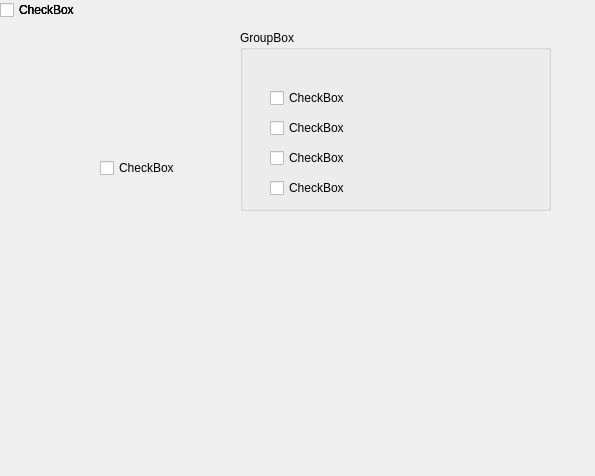
<?xml version="1.0" encoding="UTF-8"?>
<ui version="4.0">
 <class>Dialog</class>
 <widget class="QDialog" name="Dialog">
  <property name="geometry">
   <rect>
    <x>0</x>
    <y>0</y>
    <width>595</width>
    <height>476</height>
   </rect>
  </property>
  <property name="windowTitle">
   <string>Dialog</string>
  </property>
  <widget class="QCheckBox" name="checkBox">
   <property name="enabled">
    <bool>true</bool>
   </property>
   <property name="toolTipDuration">
    <number>2</number>
   </property>
   <property name="text">
    <string>CheckBox</string>
   </property>
   <property name="iconSize">
    <size>
     <width>16</width>
     <height>16</height>
    </size>
   </property>
   <property name="checked">
    <bool>false</bool>
   </property>
   <property name="autoRepeatDelay">
    <number>300</number>
   </property>
  </widget>
  <widget class="QCheckBox" name="checkBox_2">
   <property name="enabled">
    <bool>true</bool>
   </property>
   <property name="toolTipDuration">
    <number>2</number>
   </property>
   <property name="text">
    <string>CheckBox</string>
   </property>
   <property name="iconSize">
    <size>
     <width>16</width>
     <height>16</height>
    </size>
   </property>
   <property name="checked">
    <bool>false</bool>
   </property>
   <property name="autoRepeatDelay">
    <number>300</number>
   </property>
  </widget>
  <widget class="QCheckBox" name="checkBox_3">
   <property name="enabled">
    <bool>true</bool>
   </property>
   <property name="toolTipDuration">
    <number>2</number>
   </property>
   <property name="text">
    <string>CheckBox</string>
   </property>
   <property name="iconSize">
    <size>
     <width>16</width>
     <height>16</height>
    </size>
   </property>
   <property name="checked">
    <bool>false</bool>
   </property>
   <property name="autoRepeatDelay">
    <number>300</number>
   </property>
  </widget>
  <widget class="QCheckBox" name="checkBox_4">
   <property name="enabled">
    <bool>true</bool>
   </property>
   <property name="geometry">
    <rect>
     <x>100</x>
     <y>160</y>
     <width>81</width>
     <height>16</height>
    </rect>
   </property>
   <property name="toolTipDuration">
    <number>2</number>
   </property>
   <property name="text">
    <string>CheckBox</string>
   </property>
   <property name="iconSize">
    <size>
     <width>16</width>
     <height>16</height>
    </size>
   </property>
   <property name="checked">
    <bool>false</bool>
   </property>
   <property name="autoRepeatDelay">
    <number>300</number>
   </property>
  </widget>
  <widget class="QGroupBox" name="groupBox">
   <property name="geometry">
    <rect>
     <x>240</x>
     <y>30</y>
     <width>311</width>
     <height>181</height>
    </rect>
   </property>
   <property name="title">
    <string>GroupBox</string>
   </property>
   <widget class="QCheckBox" name="checkBox_5">
    <property name="enabled">
     <bool>true</bool>
    </property>
    <property name="geometry">
     <rect>
      <x>30</x>
      <y>120</y>
      <width>81</width>
      <height>16</height>
     </rect>
    </property>
    <property name="toolTipDuration">
     <number>2</number>
    </property>
    <property name="text">
     <string>CheckBox</string>
    </property>
    <property name="iconSize">
     <size>
      <width>16</width>
      <height>16</height>
     </size>
    </property>
    <property name="checked">
     <bool>false</bool>
    </property>
    <property name="autoRepeatDelay">
     <number>300</number>
    </property>
   </widget>
   <widget class="QCheckBox" name="checkBox_6">
    <property name="enabled">
     <bool>true</bool>
    </property>
    <property name="geometry">
     <rect>
      <x>30</x>
      <y>90</y>
      <width>81</width>
      <height>16</height>
     </rect>
    </property>
    <property name="toolTipDuration">
     <number>2</number>
    </property>
    <property name="text">
     <string>CheckBox</string>
    </property>
    <property name="iconSize">
     <size>
      <width>16</width>
      <height>16</height>
     </size>
    </property>
    <property name="checked">
     <bool>false</bool>
    </property>
    <property name="autoRepeatDelay">
     <number>300</number>
    </property>
   </widget>
   <widget class="QCheckBox" name="checkBox_7">
    <property name="enabled">
     <bool>true</bool>
    </property>
    <property name="geometry">
     <rect>
      <x>30</x>
      <y>150</y>
      <width>81</width>
      <height>16</height>
     </rect>
    </property>
    <property name="toolTipDuration">
     <number>2</number>
    </property>
    <property name="text">
     <string>CheckBox</string>
    </property>
    <property name="iconSize">
     <size>
      <width>16</width>
      <height>16</height>
     </size>
    </property>
    <property name="checked">
     <bool>false</bool>
    </property>
    <property name="autoRepeatDelay">
     <number>300</number>
    </property>
   </widget>
   <widget class="QCheckBox" name="checkBox_8">
    <property name="enabled">
     <bool>true</bool>
    </property>
    <property name="geometry">
     <rect>
      <x>30</x>
      <y>60</y>
      <width>81</width>
      <height>16</height>
     </rect>
    </property>
    <property name="toolTipDuration">
     <number>2</number>
    </property>
    <property name="text">
     <string>CheckBox</string>
    </property>
    <property name="iconSize">
     <size>
      <width>16</width>
      <height>16</height>
     </size>
    </property>
    <property name="checked">
     <bool>false</bool>
    </property>
    <property name="autoRepeatDelay">
     <number>300</number>
    </property>
   </widget>
  </widget>
 </widget>
 <resources/>
 <connections/>
</ui>
